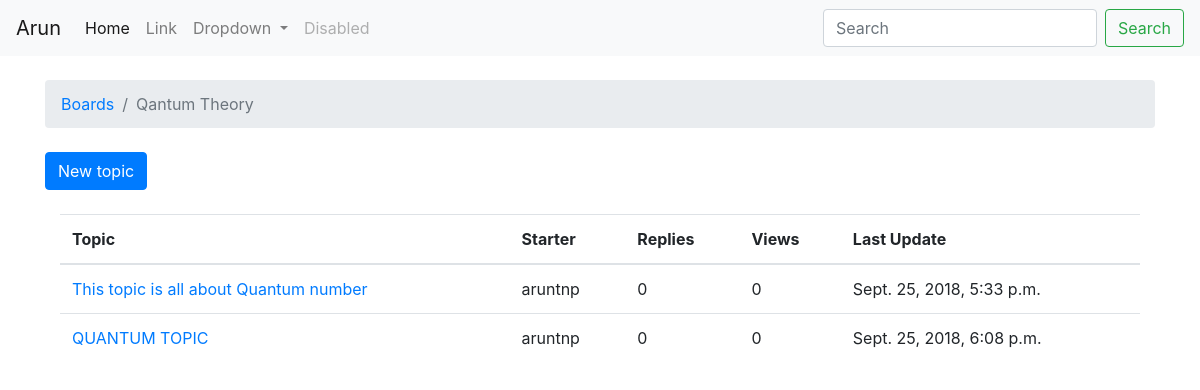
The app's page /boards/4/ with its own data.
### boards/models.py (models this page shows, shortened)
class Board(models.Model):
    name = models.CharField(max_length=30, unique=True)
    description = models.CharField(max_length=100)

class Topic(models.Model):
    subject = models.CharField(max_length=255)
    last_updated = models.DateTimeField(auto_now_add=True)
    board = models.ForeignKey(Board, related_name='topics')
    starter = models.ForeignKey(User, related_name='topics')

### boards/views.py (the view)
# urls.py: url(r'^boards/(?P<pk>\d+)/$', views.board_topics, name = 'board_topics'),
def board_topics(request, pk):
    b_topics = get_object_or_404(Board, pk=pk)
    context = {'boards': b_topics}
    return render(request, 'topic.html', context)

### templates/topic.html
<!DOCTYPE html>
{% extends 'base.html' %}
{% block where %}
<li class="breadcrumb-item"><a href="{% url 'home' %}">Boards</a></li>
<li class="breadcrumb-item active">{{ boards.name }}</li>
{% endblock %}
{% block content %}
<div class="mb-4">
  <a href="{% url 'new_topics' boards.pk %}" class="btn btn-primary">New topic</a>
</div>
<div class="container">
  <table class="table">
    <thead class="thead-inverse">
      <tr>
        <th>Topic</th>
        <th>Starter</th>
        <th>Replies</th>
        <th>Views</th>
        <th>Last Update</th>
      </tr>
    </thead>
    <tbody>
      {% for topic in boards.topics.all %}
      <tr>
        <td><a href="#">{{ topic.subject }}</a></td>
        <td>{{ topic.starter.username }}</td>
        <td>0</td>
        <td>0</td>
        <td>{{ topic.last_updated }}</td>
      </tr>
      {% endfor %}
    </tbody>
  </table>
</div>
{% endblock %}

### records on screen
Board: name "Qantum Theory"
Topic: subject "This topic is all about Quantum number", starter.username "aruntnp", last_updated "Sept. 25, 2018, 5:33 p.m."
Topic: subject "QUANTUM TOPIC", starter.username "aruntnp", last_updated "Sept. 25, 2018, 6:08 p.m."
